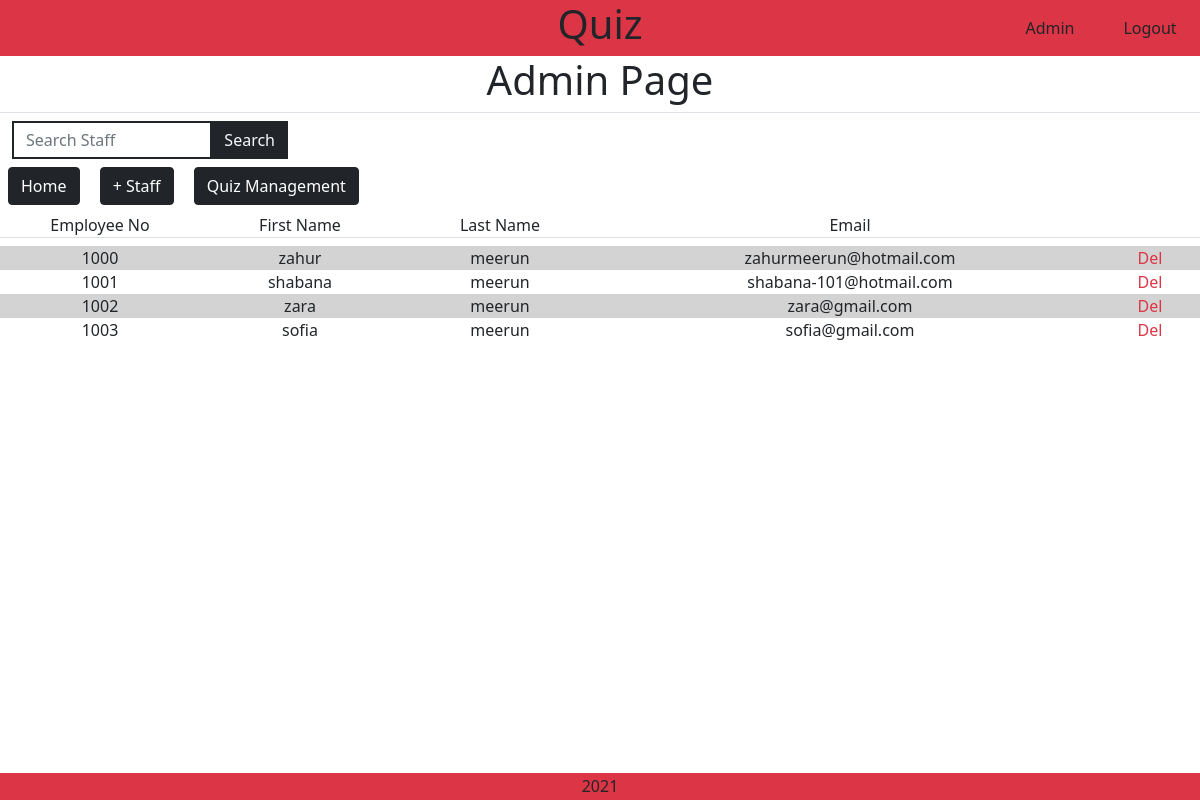
/staff/ (signed in), run on an earlier commit of the app's database.
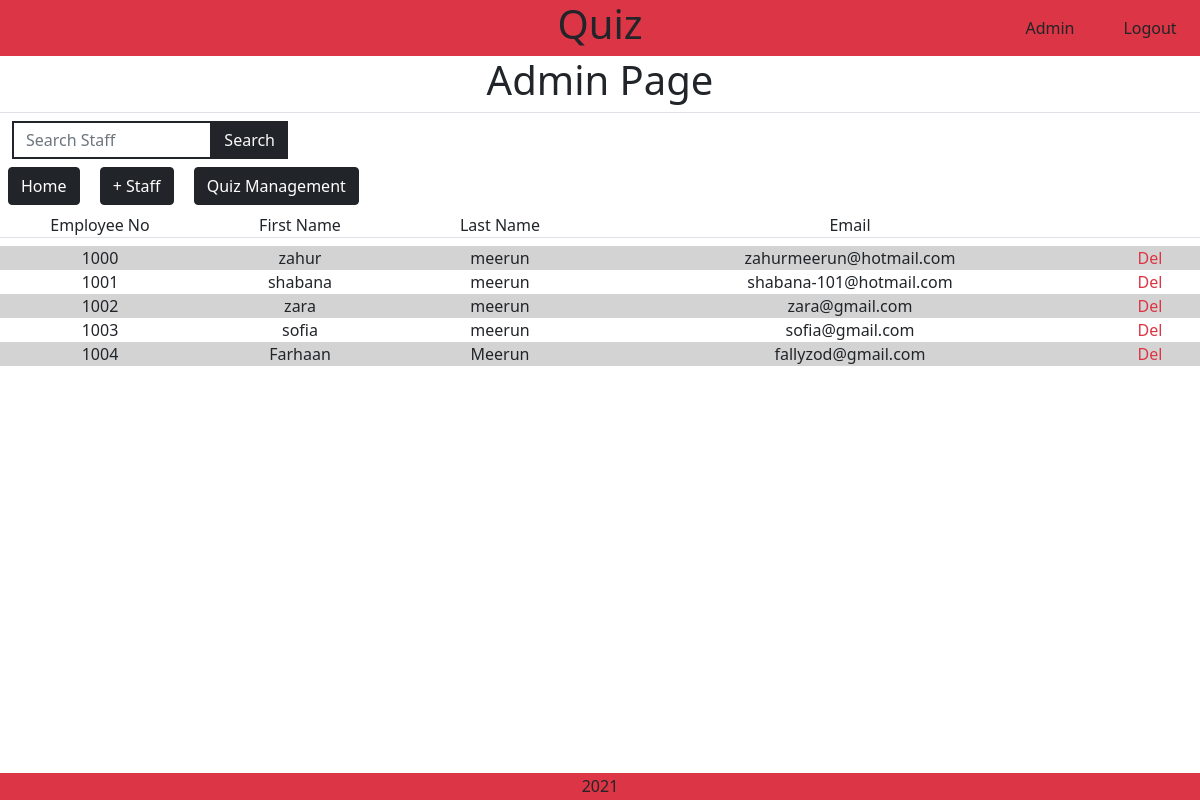
And on a later commit of the database.
### staff/models.py (models this page shows, shortened)
class Staff(models.Model):
    class Meta:
        verbose_name_plural = "Staff"
    employee_number = models.IntegerField(unique=True)
    first_name = models.CharField(max_length=254)
    last_name = models.CharField(max_length=254)
    email_address = models.EmailField()

### staff/views.py (the view, shortened to what this page needs)
# urls.py: path('staff/', include('staff.urls')),
def staff(request):
    if not request.user.is_superuser:
        messages.error(request, 'Permision Denied!.')
        return redirect(reverse('home'))
    all_staff = Staff.objects.all().order_by('employee_number')
    context = {
        'all_staff': all_staff,
    }
    return render(request, 'staff/staff.html', context)

### staff/templates/staff/staff.html (shortened to what this page needs)
{% extends "base.html" %}
{% load static %}
{% block extra_css %}
    <link rel="stylesheet" href="{% static 'staff/css/staff.css' %}">
{% endblock %}
{% block content %}
    <div class="h1 text-center">Admin Page</div>
    <div class="row m-0 border-top d-flex justify-content-left">
        <div class="col-10 col-md-4 col-lg-3 mt-2">
            <form action="{% url 'staff' %}" method="GET" id="characterForm">
                <div class="input-group">
                    <input type="search" class="form-control custom-select rounded-0 border-2 border-dark" name="q" placeholder="Search Staff">
                    <button class="btn btn-outline-dark bg-dark text-light rounded-0 input-group-append ml-auto search-button" type="submit"><div class="text">Search</div></button>
                </div>
            </form>
        </div>
    </div>
    <a href="{% url 'home'%}" class="m-2 btn btn-dark textlight">Home</a>
    <a href="{% url 'add_staff' %}" class="m-2 btn btn-dark textlight">+ Staff</a>
    <a href="{% url 'quiz' %}" class="m-2 btn btn-dark textlight">Quiz Management</a>
    <div class="row m-0 text-center staff-text border-bottom mb-2">
        <div class="col-2">
            Employee No
        </div>
        <div class="col-2">
            First Name
        </div>
        <div class="col-2">
            Last Name
        </div>
        <div class="col-6 col-md-5">
            Email
        </div>
        <div class="d-none d-md-block col-md-1">
        </div>
    </div>
    <div class="row m-0 text-center staff-text">
        {% for staff in all_staff %}
            {% if forloop.counter|divisibleby:2 %}
                <div class="col-2">
                    {{ staff.employee_number}}
                </div>
                <div class="col-2">
                    {{ staff.first_name }}
                </div>
                <div class="col-2">
                    {{ staff.last_name }}
                </div>
                <div class="col-6 col-md-5">
                    {{ staff.email_address }}
                </div>
                <a href="{% url 'delete_staff' staff_id=staff.id %}" class="d-none d-md-block col-md-1 text-danger">
                    Del
                </a>
            {% else %}
                <div class="col-2 bg-secondary">
                    {{ staff.employee_number}}
                </div>
                <div class="col-2 bg-secondary">
                    {{ staff.first_name }}
                </div>
                <div class="col-2 bg-secondary">
                    {{ staff.last_name }}
                </div>
                <div class="col-6 col-md-5 bg-secondary">
                    {{ staff.email_address }}
                </div>
                <a href="{% url 'delete_staff' staff_id=staff.id %}" class="d-none d-md-block col-md-1 bg-secondary text-danger">
                    Del
                </a>
            {% endif %}
    {% endfor %}
    </div>
{% endblock %}

### templates/base.html (shortened to what this page needs)
{% load static %}
<!doctype html>
<html lang="en">
    <head>
        <link href="https://cdn.jsdelivr.net/npm/bootstrap@5.1.3/dist/css/bootstrap.min.css" rel="stylesheet">
        <link rel="stylesheet" href="https://use.fontawesome.com/releases/v5.15.4/css/all.css">
        <link rel="stylesheet" href="{% static 'css/base.css' %}">
        {% block extra_css %}
        {% endblock %}
    </head>
    <body>
        <nav class="row m-0 bg-danger">
            <div class="d-none d-md-block col-md-2"></div>
            <div class="col-8 col-md-8 h1 text-center">
                <a class="text-dark" href="{% url 'home' %}">Quiz</a>
            </div>
            {% if request.user.is_superuser %}
                <a href="{% url 'staff' %}" class="p-0 col-2 col-md-1 text-center my-auto text-dark logout-button nav-text">Admin</a>
                <a href="{% url 'logout' %}" class="p-0 col-2 col-md-1 text-center my-auto text-dark logout-button nav-text">Logout</a>
            {% else %}
                <a href="#" class="p-0 col-4 col-md-2 text-center my-auto text-dark login-button nav-text">Login</a>
            {% endif %}
        </nav>
        <div class="content">
            {% block content %}
            {% endblock %}
        </div>
        <footer class="footer text-center h6 m-0">
            <div class="p-1 bg-danger text-dark">2021</div>
        </footer>
    </body>
</html>

### static/css/base.css (style rules this page uses)
body, html { margin: 0; display: flex; flex-direction: column; height: 100vh; }
nav a { text-decoration: none !important; }
.content { flex: 1; }
input { height: 30px; }

### staff/static/staff/css/staff.css (style rules this page uses)
.staff-text a { text-decoration: none; }
.bg-secondary { background: lightgray !important; }
.custom-select { height: 38px; }

What changed in the data, as far as the page shows it:
added Staff: employee_number "1004", first_name "Farhaan", last_name "Meerun", email_address "fallyzod@gmail.com"
